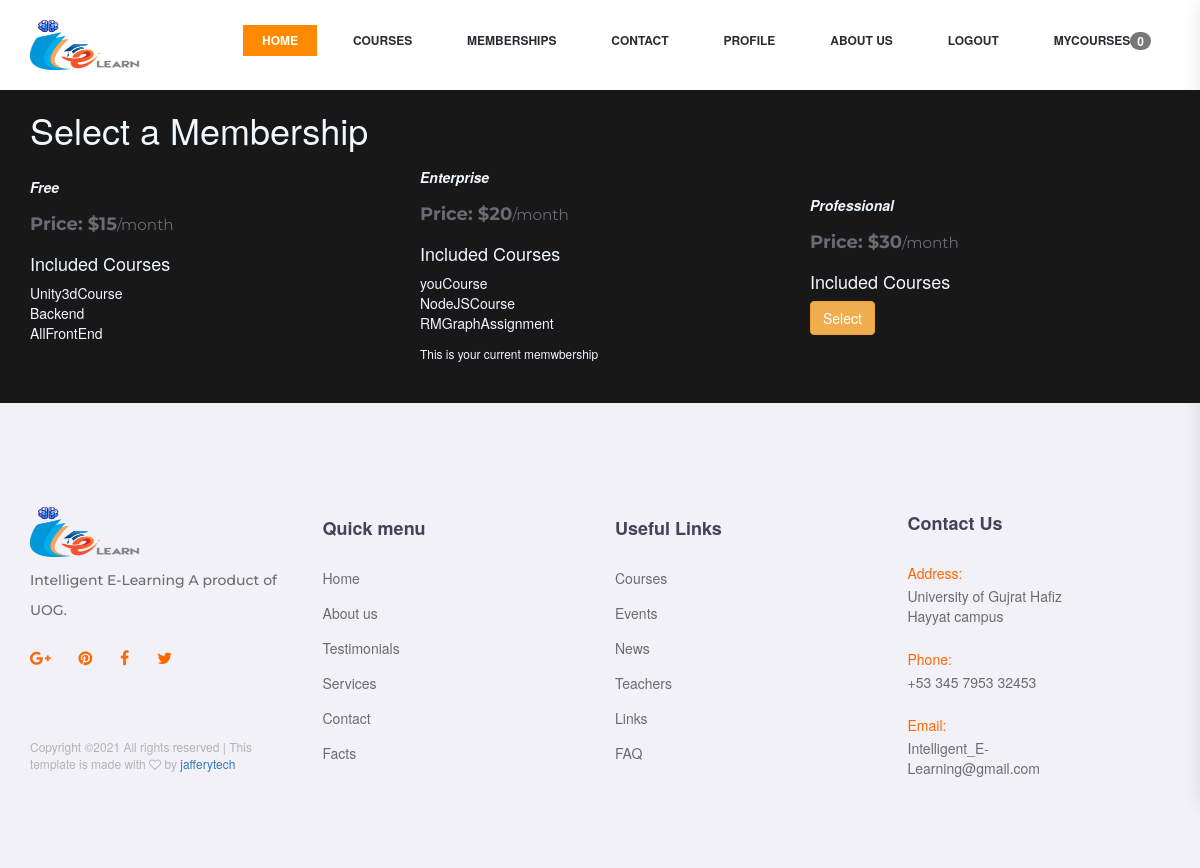
Page /memberships/ (signed in) on the committed database.
### memberships/models.py (models this page shows)
class Membership(models.Model):
    slug= models.SlugField()
    membership_type=models.CharField(choices=Membership_choices,default='Free',max_length=30)
    price=models.IntegerField(default=15)
    stripe_plan_id= models.CharField(max_length=48)
    def __str__(self):
        return self.membership_type

### courses/models.py (models this page shows, shortened)
class Course(models.Model):
    course_slug= models.CharField(max_length=200,default=1)
    title= models.CharField(max_length=264)
    description = models.TextField(max_length=500)
    thumbnail= models.ImageField(blank=True,null=True)
    allowed_memberships= models.ManyToManyField(Membership)
    class Meta:
        verbose_name_plural="Courses"
    '''@property
    def image_url(self):
        """
        Return self.photo.url if self.photo is not None,
        'url' exist and has a value, else, return None.
         """
        if self.thumbnail:
            return getattr(self.thumbnail, 'url', None)
        return None'''

### memberships/views.py (the view, shortened to what this page needs)
# urls.py: path('', MembershipSelectView.as_view(),name='select'),
class MembershipSelectView(ListView):
    model = Membership
    def get_context_data(self, **kwargs):
        context = super().get_context_data(**kwargs)
        current_membership = get_user_membership(self.request)
        context['current_membership'] = str(current_membership.membership)
        return context

### memberships/views.py (called while the page is built)
def get_user_membership(request):
    user_membership_qs= UserMembership.objects.filter(user=request.user)
    if user_membership_qs.exists():
        return user_membership_qs.first()
    return None

### memberships/templates/memberships/membership_list.html (shortened to what this page needs)
{% extends 'courses/base2.html' %}
{% block content  %}
<div class="container">
 <h1>Select a Membership</h1>
    <div class="row">
         {% for object in object_list%}
            <div class="col-sm-4 col-md-4 ">
                <h5><b><i>{{object.membership_type}}</h5></b></i>
                <p style="font-color:white;font-weight:bold;font-size:18px;"><b>Price</b>: ${{object.price}}<small>/month</small></p>
                <h4>Included Courses </h4>
                <ul>
                    {% for course in object.course_set.all %}
                        <li>{{course.title}}</li>
                    {%endfor%}
                </ul>
                {% if object.membership_type != 'Free' %}
                <form method="POST" action="{% url 'memberships:select' %}">
                    {% if object.membership_type != current_membership %}
                        <button class="btn btn-warning">Select</button>
                    {% else %}
                        <small>This is your current memwbership</small>
                    {% endif %}
                </form>
                {% endif %}
            </div>
         {% endfor %}
    </div>
</div>
{% endblock content  %}

### courses/templates/courses/base2.html (shortened to what this page needs)
{% load static %}
<!DOCTYPE html>
<html lang="en">
<head>
<link rel="stylesheet" type="text/css" href="{% static 'styles/bootstrap4/bootstrap.min.css'%}">
<link href="{% static 'static/plugins/font-awesome-4.7.0/css/font-awesome.min.css'%}" rel="stylesheet" type="text/css">
<link rel="stylesheet" type="text/css" href="{% static 'plugins/OwlCarousel2-2.2.1/owl.carousel.css'%}">
<link rel="stylesheet" type="text/css" href="{% static 'plugins/OwlCarousel2-2.2.1/owl.theme.default.css'%}">
<link rel="stylesheet" type="text/css" href="{% static 'plugins/OwlCarousel2-2.2.1/animate.css'%}">
<link href="{% static 'plugins/video-js/video-js.css'%}" rel="stylesheet" type="text/css">
<link rel="stylesheet" type="text/css" href="{% static 'styles/main_styles.css'%}">
<link rel="stylesheet" type="text/css" href="{% static 'styles/responsive.css'%}">
<link rel="stylesheet" type="text/css" href="{% static 'styles/bootstrap4/bootstrap.min.css'%}">
<link href="{% static 'plugins/font-awesome-4.7.0/css/font-awesome.min.css'%}" rel="stylesheet" type="text/css">
<link href="{% static 'plugins/video-js/video-js.css'%}" rel="stylesheet" type="text/css">
<link rel="stylesheet" type="text/css" href="{% static 'styles/about.css'%}">
<link rel="stylesheet" type="text/css" href="{% static 'styles/about_responsive.css'%}">
<link rel="stylesheet" type="text/css" href="{% static 'styles/contact.css'%}">
<link rel="stylesheet" type="text/css" href="{% static 'styles/bootstrap4/bootstrap.min.css'%}">
<link href="{% static 'plugins/font-awesome-4.7.0/css/font-awesome.min.css'%}" rel="stylesheet" type="text/css">
<link href="{% static 'plugins/video-js/video-js.css'%}" rel="stylesheet" type="text/css">
<link rel="stylesheet" type="text/css" href="{% static 'styles/contact_responsive.css'%}">
<link rel="stylesheet" href="https://maxcdn.bootstrapcdn.com/bootstrap/3.4.1/css/bootstrap.min.css">
<link rel="stylesheet" type="text/css" href="{% static 'css/index.css' %}">
<link rel="stylesheet" type="text/css" href="{% static 'css/create_quiz.css' %}">
<link rel="stylesheet" type="text/css" href="{% static 'css/create_question.css' %}">
<link rel="stylesheet" type="text/css" href="{% static 'css/single_quiz.css' %}">
<link rel="stylesheet" type="text/css" href="{% static 'css/single_question.css' %}">
<link rel="stylesheet" type="text/css" href="{% static 'css/results.css' %}">
<link rel="stylesheet" type="text/css" href="{% static 'css/FontcolorAll.css' %}">
<link rel="stylesheet" href="{% static 'css/login.css' %}" type = "text/css"/>
<link rel="stylesheet" type="text/css" href="{% static 'css/gridcontainer.css' %}">
</head>
<body>
<div class="super_container">
		<div class="header_container">
			<div class="container">
				<div class="row">
					<div class="col">
						<div class="header_content d-flex flex-row align-items-center justify-content-start">
							<div class="logo_container">
								<a href="#">
									<div class="logo_content d-flex flex-row align-items-end justify-content-start">
										<div class="logo_img"><img src="{% static 'images/iElearn.png' %}" alt="" width="110" height="50"></div>
									</div>
								</a>
							</div>
							<nav class="main_nav_contaner ml-auto">
								<ul class="main_nav">
									<li class="active"><a href="{% url 'home'%}">home</a></li>
									{% if user.is_authenticated %}
               							{% if user.is_teacher %}
										   <li><a href="{% url 'courses:course_create'%}">CreateCourse</a></li>
										   <li><a href="{% url 'quiz:create_quiz' %}">AddQuiz</a></li>
										   <li><a href="{% url 'contact'%}">contact</a></li>
										   <li><a href="{% url 'about' %}">about us</a></li>
									{%else%}
									<li><a href="{% url 'courses:course_list'%}">courses</a></li>
									<li><a href="/memberships">Memberships</li></a>
									<li><a href="{% url 'contact'%}">contact</a></li>
									<li><a href="{% url 'memberships:profile' %}"><b>Profile</a></b></li>
									<li><a href="{% url 'about' %}">about us</a></li>
									{% endif%}
             						{% endif%}
									{% if not request.user.is_authenticated %}
	            						<li><a href="{% url 'accounts:signup' %}"><b>Register</a></b></li>
	            						<li><a href="{% url 'accounts:login' %}"><b>Login</a></b></li>
	      							{% else %}
									  <li><a href="{% url 'accounts:logout' %}"><b>Logout</a></b></li>
									  <li><a href="{% url 'courses:Cart' %}"><b>MyCourses<span class="badge badge-info">{{request.session.cart.keys|length}}</span></a></b></li>
									{% endif %}
								</ul>
							</nav>
						</div>
					</div>
				</div>
			</div>
		</div>
{% block content %}
{% endblock %}
<br>
<br>
	<footer class="footer">
		<div class="container">
			<div class="row">
				<div class="col-lg-3 footer_col">
					<div class="footer_about">
						<div class="logo_container">
							<a href="#">
								<div class="logo_content d-flex flex-row align-items-end justify-content-start">
									<div class="logo_img"><img src="{% static 'images/iElearn.png' %}" alt="" width="110" height="50"></div>
								</div>
							</a>
						</div>
						<div class="footer_about_text">
							<p>Intelligent E-Learning A product of UOG.</p>
						</div>
						<div class="footer_social">
							<ul>
								<li><a href="#"><i class="fa fa-google-plus" aria-hidden="true"></i></a></li>
								<li><a href="#"><i class="fa fa-pinterest" aria-hidden="true"></i></a></li>
								<li><a href="#"><i class="fa fa-facebook" aria-hidden="true"></i></a></li>
								<li><a href="#"><i class="fa fa-twitter" aria-hidden="true"></i></a></li>
							</ul>
						</div>
						<div class="copyright">
Copyright &copy;<script>document.write(new Date().getFullYear());</script> All rights reserved | This template is made with <i class="fa fa-heart-o" aria-hidden="true"></i> by <a href="https://jafferyweb.herokuapp.com/" target="_blank">jafferytech</a>
</div>
					</div>
				</div>
				<div class="col-lg-3 footer_col">
					<div class="footer_links">
						<div class="footer_title">Quick menu</div>
						<ul class="footer_list">
							<li><a href="index.html">Home</a></li>
							<li><a href="about.html">About us</a></li>
							<li><a href="#">Testimonials</a></li>
							<li><a href="#">Services</a></li>
							<li><a href="contact.html">Contact</a></li>
							<li><a href="#">Facts</a></li>
						</ul>
					</div>
				</div>
				<div class="col-lg-3 footer_col">
					<div class="footer_links">
						<div class="footer_title">Useful Links</div>
						<ul class="footer_list">
							<li><a href="courses.html">Courses</a></li>
							<li><a href="#">Events</a></li>
							<li><a href="news.html">News</a></li>
							<li><a href="#">Teachers</a></li>
							<li><a href="#">Links</a></li>
							<li><a href="#">FAQ</a></li>
						</ul>
					</div>
				</div>
				<div class="col-lg-3 footer_col">
					<div class="footer_contact">
						<div class="footer_title">Contact Us</div>
						<div class="footer_contact_info">
							<div class="footer_contact_item">
								<div class="footer_contact_title">Address:</div>
								<div class="footer_contact_line">University of Gujrat Hafiz Hayyat campus</div>
							</div>
							<div class="footer_contact_item">
								<div class="footer_contact_title">Phone:</div>
								<div class="footer_contact_line">+53 345 7953 32453</div>
							</div>
							<div class="footer_contact_item">
								<div class="footer_contact_title">Email:</div>
								<div class="footer_contact_line">Intelligent_E-Learning@gmail.com</div>
							</div>
						</div>
					</div>
				</div>
			</div>
		</div>
	</footer>
</div>
</body>
</html>

### static_root/styles/main_styles.css (style rules this page uses)
* { margin: 0; padding: 0; -webkit-font-smoothing: antialiased; -webkit-text-shadow: rgba(0, 0, 0, .01) 0 0 1px; text-shadow: rgba(0, 0, 0, .01) 0 0 1px; }
body { font-family: 'Montserrat', sans-serif; font-size: 14px; font-weight: 500; background: #FFFFFF; color: #6c6a74; }
div { display: block; position: relative; -webkit-box-sizing: border-box; -moz-box-sizing: border-box; box-sizing: border-box; }
ul { list-style: none; margin-bottom: 0px; }
p { font-family: 'Montserrat', sans-serif; font-size: 14px; line-height: 2.14; font-weight: 500; color: #6c6a74; -webkit-font-smoothing: antialiased; -webkit-text-shadow: rgba(0, 0, 0, .01) 0 0 1px; text-shadow: rgba(0, 0, 0, .01) 0 0 1px; }
p:last-of-type { margin-bottom: 0; }
a, a:hover, a:visited, a:active, a:link { text-decoration: none; -webkit-font-smoothing: antialiased; -webkit-text-shadow: rgba(0, 0, 0, .01) 0 0 1px; text-shadow: rgba(0, 0, 0, .01) 0 0 1px; }
h1 { font-size: 48px; }
h4 { font-size: 18px; }
h5 { font-size: 14px; }
h1, h2, h3, h4, h5, h6 { font-family: 'Montserrat', sans-serif; color: #44425a; -webkit-font-smoothing: antialiased; -webkit-text-shadow: rgba(0, 0, 0, .01) 0 0 1px; text-shadow: rgba(0, 0, 0, .01) 0 0 1px; }
.super_container { width: 100%; overflow: hidden; }
.header_container { width: 100%; background: #FFFFFF; }
.header_content { height: 90px; -webkit-transition: all 200ms ease; -moz-transition: all 200ms ease; -ms-transition: all 200ms ease; -o-transition: all 200ms ease; transition: all 200ms ease; }
.main_nav, .search_button { display: inline-block; }
.main_nav li { display: inline-block; position: relative; height: 31px; }
.main_nav li:not(:last-child) { margin-right: 13px; }
.main_nav li a { display: block; font-size: 12px; font-weight: 600; line-height: 31px; background: #FFFFFF; color: #2c2b31; padding-left: 19px; padding-right: 19px; text-transform: uppercase; -webkit-transition: all 200ms ease; -moz-transition: all 200ms ease; -ms-transition: all 200ms ease; -o-transition: all 200ms ease; transition: all 200ms ease; }
.main_nav li a:hover, .main_nav li.active a { color: #FFFFFF; background: #ff8a00; }
.footer { width: 100%; background: #f2f1f8; padding-top: 108px; padding-bottom: 90px; }
.footer .logo_container { position: absolute; top: -10px; left: 0; }
.footer_about_text { padding-top: 49px; }
.footer_social { margin-top: 22px; }
.footer_social ul li { display: inline-block; }
.footer_social ul li:not(:last-child) { margin-right: 24px; }
.footer_social ul li a i { font-size: 16px; color: #ff6600; -webkit-transition: all 200ms ease; -moz-transition: all 200ms ease; -ms-transition: all 200ms ease; -o-transition: all 200ms ease; transition: all 200ms ease; }
.copyright { font-size: 12px; font-weight: 500; color: #b3b3b3; margin-top: 70px; }
.footer_title { font-size: 18px; font-weight: 600; color: #44425a; }
.footer_list { margin-top: 26px; }
.footer_list li:not(:last-child) { margin-bottom: 15px; }
.footer_list li a { font-size: 14px; font-weight: 500; color: #6c6a74; -webkit-transition: all 200ms ease; -moz-transition: all 200ms ease; -ms-transition: all 200ms ease; -o-transition: all 200ms ease; transition: all 200ms ease; }
.footer_contact_info { padding-right: 70px; margin-top: 26px; }
.footer_contact_item:not(:last-child) { margin-bottom: 23px; }
.footer_contact_title { font-size: 14px; font-weight: 500; color: #ff6600; }
.footer_contact_line { font-size: 14px; font-weight: 500; color: #6c6a74; margin-top: 3px; }

### static_root/css/index.css (style rules this page uses)
body { background-color: #292929; }
* { margin: 0px; padding: 0px; }

### static_root/css/create_quiz.css (style rules this page uses)
body { background-color: #000000d7; }

### static_root/css/create_question.css (style rules this page uses)
body { background-color: #181818; }

### static_root/css/single_quiz.css (style rules this page uses)
body { background-color: #181818; }

### static_root/css/single_question.css (style rules this page uses)
body { background-color: #181818; }

### static_root/css/results.css (style rules this page uses)
body { background-color: #181818; }

### static_root/css/login.css (style rules this page uses)
.row { align-items: center; }

### rows in the picture
Membership: membership_type "Free", price "15"
Course: title "Unity3dCourse"
Course: title "Backend"
Course: title "AllFrontEnd"
Membership: membership_type "Enterprise", price "20", shows "This is your current memwbership"
Course: title "youCourse"
Course: title "NodeJSCourse"
Course: title "RMGraphAssignment"
Membership: membership_type "Professional", price "30", shows "Select"

### other values in the picture
{{ request.session.cart.keys|length }} "0"
